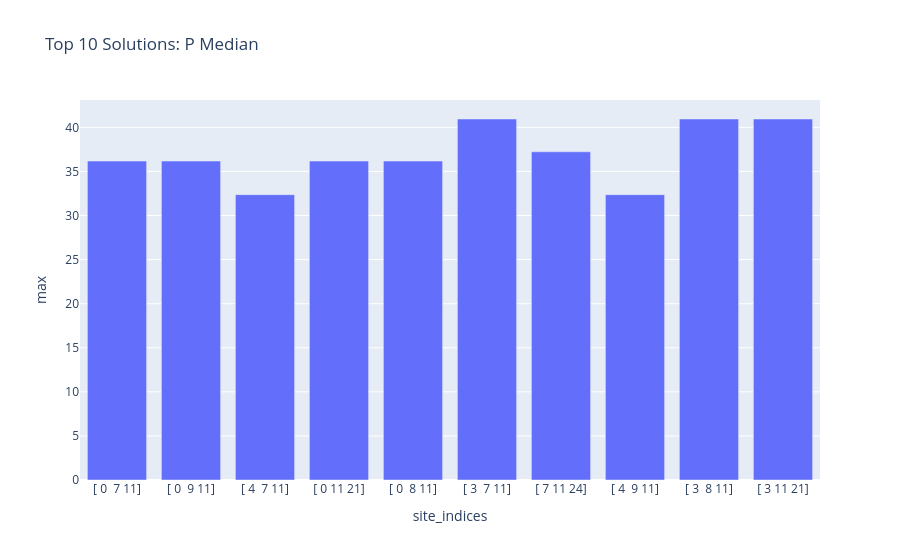

The cell this chart's notebook holds for it:
### Markdown cell above
And compare or rank on different things.

### Code cell
solution_3.plot_n_best_combinations_bar(y_axis="max")

### Figure 1 — Plotly figure (JSON) as saved in the notebook; plotly's stock layout.template omitted (floating-point values rounded to 4 significant figures)
{"data": [{"hovertemplate": "site_indices=%{x}<br>max=%{y}<extra></extra>", "legendgroup": "", "marker": {"color": "#636efa", "pattern": {"shape": ""}}, "name": "", "orientation": "v", "showlegend": false, "textposition": "auto", "type": "bar", "x": ["[ 0  7 11]", "[ 0  9 11]", "[ 4  7 11]", "[ 0 11 21]", "[ 0  8 11]", "[ 3  7 11]", "[ 7 11 24]", "[ 4  9 11]", "[ 3  8 11]", "[ 3 11 21]"], "xaxis": "x", "y": [36.18, 36.18, 32.37, 36.18, 36.18, 40.95, 37.23, 32.37, 40.95, 40.95], "yaxis": "y"}], "layout": {"barmode": "relative", "legend": {"tracegroupgap": 0}, "title": {"text": "Top 10 Solutions: P Median"}, "xaxis": {"anchor": "y", "domain": [0, 1], "title": {"text": "site_indices"}}, "yaxis": {"anchor": "x", "domain": [0, 1], "title": {"text": "max"}}}}
